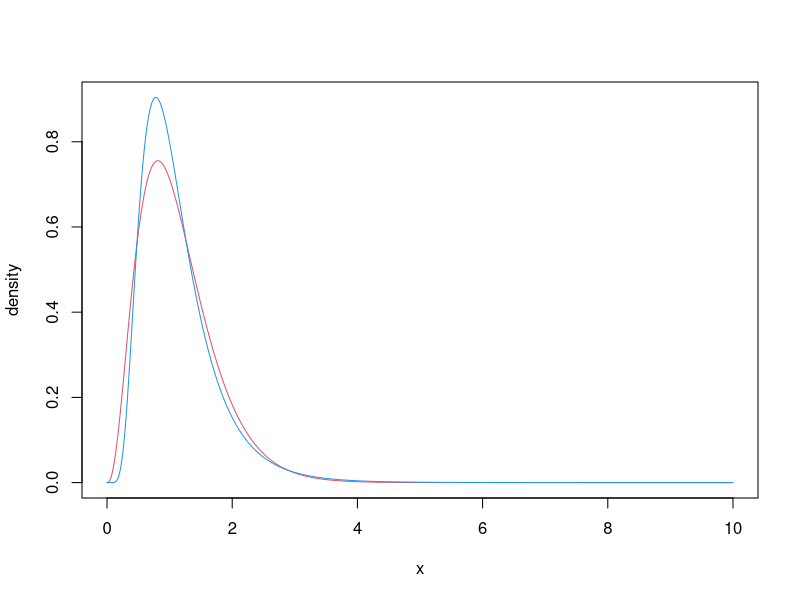
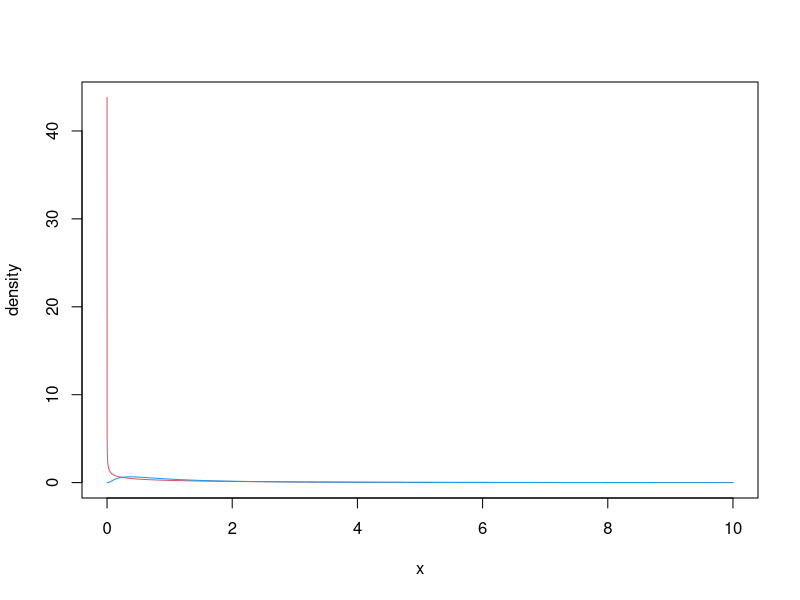

Here is the R script that generated these plots, in order:
## ---- chunk 1
plot_density = function(){
  
}
## ---- chunk 2
mu = 0
sigma2 = .25
alpha = 1/(exp(sigma2)-1)
beta = 1/((exp(sigma2)-1)*exp(mu+sigma2/2))
## ---- chunk 3
x = seq(1e-5,10,length.out = 10000)
dx_gamma = dgamma(x,alpha,beta)
dx_lnorm = dlnorm(x,mu,sqrt(sigma2))
plot(x,dx_gamma,type='l',col=2,ylim=range(c(dx_lnorm,dx_gamma)),ylab='density')
lines(x,dx_lnorm,col=4)
## ---- chunk 4
mu = 0
sigma2 = 1
alpha = 1/(exp(sigma2)-1)
beta = 1/((exp(sigma2)-1)*exp(mu+sigma2/2))
## ---- chunk 5
x = seq(1e-5,10,length.out = 10000)
dx_gamma = dgamma(x,alpha,beta)
dx_lnorm = dlnorm(x,mu,sqrt(sigma2))
plot(x,dx_gamma,type='l',col=2,ylim=range(c(dx_lnorm,dx_gamma)),ylab='density')
lines(x,dx_lnorm,col=4)
